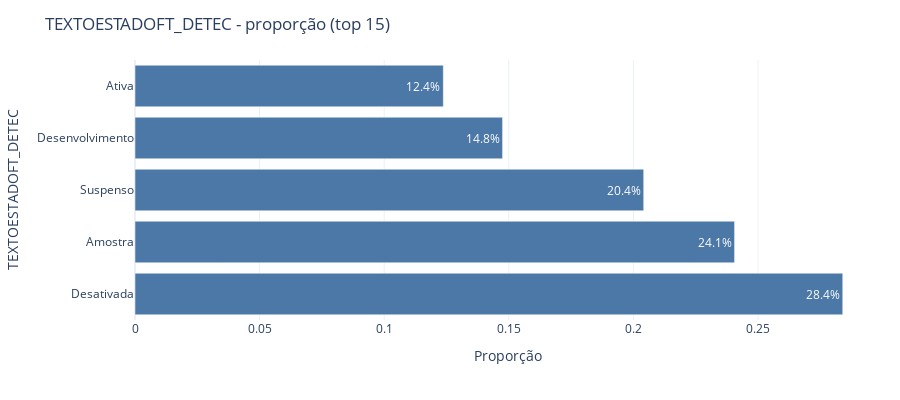
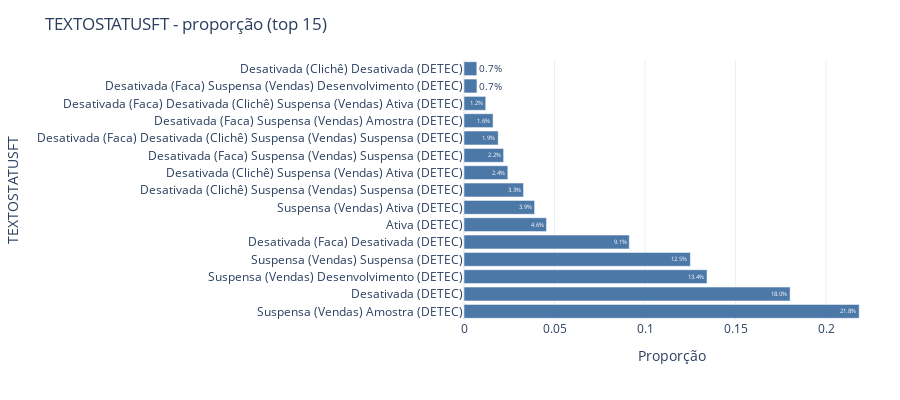
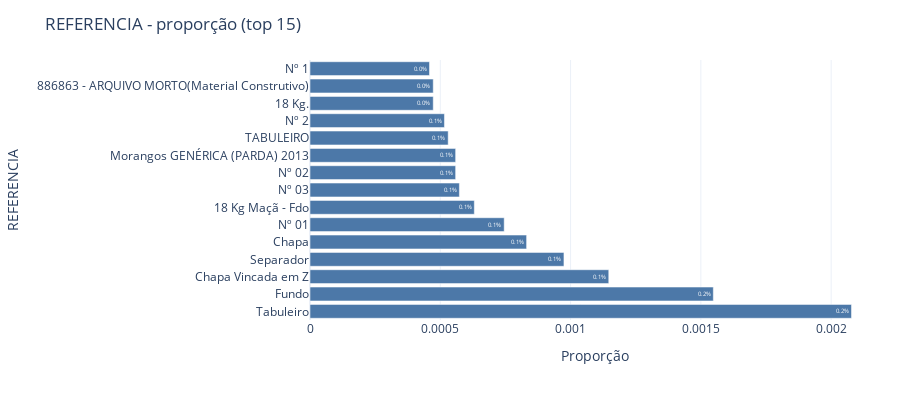
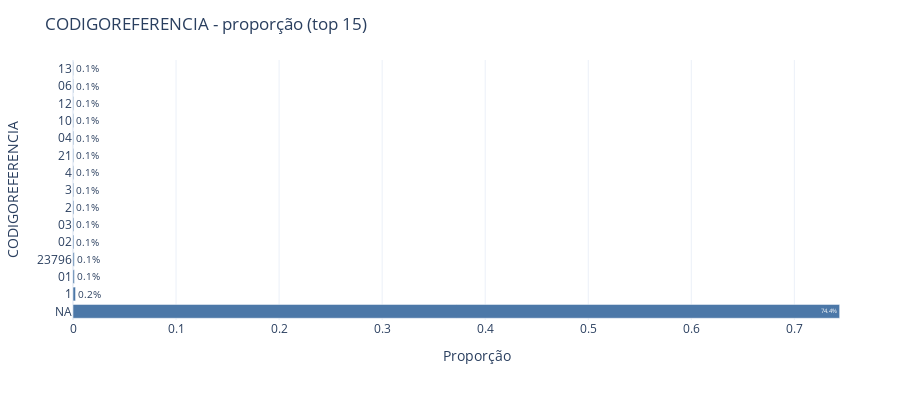

Write notebook code for charts like these, in order.
### Code cell
plot_categorical_bars_plotly(
    df,
    cat_cols,
    top_n=15,
    normalize=True,
    include_na=False,
    sort='count_desc',
    orientation='h',
    save_dir='figs_html',
    file_format='html'
)

### Figure 1 — Plotly figure (JSON) as saved in the notebook; plotly's stock layout.template omitted (floating-point values rounded to 4 significant figures)
{"data": [{"hovertemplate": "prop=%{x}<br>category=%{y}<br>text=%{text}<extra></extra>", "legendgroup": "", "marker": {"color": "#4C78A8", "pattern": {"shape": ""}}, "name": "", "orientation": "h", "showlegend": false, "text": ["28.4%", "24.1%", "20.4%", "14.8%", "12.4%"], "textposition": "auto", "type": "bar", "x": [0.284, 0.2406, 0.2041, 0.1475, 0.1237], "xaxis": "x", "y": ["Desativada", "Amostra", "Suspenso", "Desenvolvimento", "Ativa"], "yaxis": "y"}], "layout": {"barmode": "relative", "height": 400, "legend": {"tracegroupgap": 0}, "margin": {"b": 80, "l": 40, "r": 20, "t": 60}, "title": {"text": "TEXTOESTADOFT_DETEC - proporção (top 15)"}, "width": 900, "xaxis": {"anchor": "y", "domain": [0, 1], "title": {"text": "Proporção"}}, "yaxis": {"anchor": "x", "categoryarray": ["Desativada", "Amostra", "Suspenso", "Desenvolvimento", "Ativa"], "categoryorder": "array", "domain": [0, 1], "title": {"text": "TEXTOESTADOFT_DETEC"}}}}

### Figure 2 — Plotly figure (JSON) as saved in the notebook; plotly's stock layout.template omitted (floating-point values rounded to 4 significant figures)
{"data": [{"hovertemplate": "prop=%{x}<br>category=%{y}<br>text=%{text}<extra></extra>", "legendgroup": "", "marker": {"color": "#4C78A8", "pattern": {"shape": ""}}, "name": "", "orientation": "h", "showlegend": false, "text": ["21.8%", "18.0%", "13.4%", "12.5%", "9.1%", "4.6%", "3.9%", "3.3%", "2.4%", "2.2%", "1.9%", "1.6%", "1.2%", "0.7%", "0.7%"], "textposition": "auto", "type": "bar", "x": [0.2183, 0.1802, 0.1342, 0.125, 0.09129, 0.04558, 0.03901, 0.03289, 0.02422, 0.02188, 0.0189, 0.01605, 0.01201, 0.007152, 0.00708], "xaxis": "x", "y": ["Suspensa (Vendas) Amostra (DETEC)", "Desativada (DETEC)", "Suspensa (Vendas) Desenvolvimento (DETEC)", "Suspensa (Vendas) Suspensa (DETEC)", "Desativada (Faca) Desativada (DETEC)", "Ativa (DETEC)", "Suspensa (Vendas) Ativa (DETEC)", "Desativada (Clichê) Suspensa (Vendas) Suspensa (DETEC)", "Desativada (Clichê) Suspensa (Vendas) Ativa (DETEC)", "Desativada (Faca) Suspensa (Vendas) Suspensa (DETEC)", "Desativada (Faca) Desativada (Clichê) Suspensa (Vendas) Suspensa (DETEC)", "Desativada (Faca) Suspensa (Vendas) Amostra (DETEC)", "Desativada (Faca) Desativada (Clichê) Suspensa (Vendas) Ativa (DETEC)", "Desativada (Faca) Suspensa (Vendas) Desenvolvimento (DETEC)", "Desativada (Clichê) Desativada (DETEC)"], "yaxis": "y"}], "layout": {"barmode": "relative", "height": 400, "legend": {"tracegroupgap": 0}, "margin": {"b": 80, "l": 40, "r": 20, "t": 60}, "title": {"text": "TEXTOSTATUSFT - proporção (top 15)"}, "width": 900, "xaxis": {"anchor": "y", "domain": [0, 1], "title": {"text": "Proporção"}}, "yaxis": {"anchor": "x", "categoryarray": ["Suspensa (Vendas) Amostra (DETEC)", "Desativada (DETEC)", "Suspensa (Vendas) Desenvolvimento (DETEC)", "Suspensa (Vendas) Suspensa (DETEC)", "Desativada (Faca) Desativada (DETEC)", "Ativa (DETEC)", "Suspensa (Vendas) Ativa (DETEC)", "Desativada (Clichê) Suspensa (Vendas) Suspensa (DETEC)", "Desativada (Clichê) Suspensa (Vendas) Ativa (DETEC)", "Desativada (Faca) Suspensa (Vendas) Suspensa (DETEC)", "Desativada (Faca) Desativada (Clichê) Suspensa (Vendas) Suspensa (DETEC)", "Desativada (Faca) Suspensa (Vendas) Amostra (DETEC)", "Desativada (Faca) Desativada (Clichê) Suspensa (Vendas) Ativa (DETEC)", "Desativada (Faca) Suspensa (Vendas) Desenvolvimento (DETEC)", "Desativada (Clichê) Desativada (DETEC)"], "categoryorder": "array", "domain": [0, 1], "title": {"text": "TEXTOSTATUSFT"}}}}

### Figure 3 — Plotly figure (JSON) as saved in the notebook; plotly's stock layout.template omitted (floating-point values rounded to 4 significant figures)
{"data": [{"hovertemplate": "prop=%{x}<br>category=%{y}<br>text=%{text}<extra></extra>", "legendgroup": "", "marker": {"color": "#4C78A8", "pattern": {"shape": ""}}, "name": "", "orientation": "h", "showlegend": false, "text": ["0.2%", "0.2%", "0.1%", "0.1%", "0.1%", "0.1%", "0.1%", "0.1%", "0.1%", "0.1%", "0.1%", "0.1%", "0.0%", "0.0%", "0.0%"], "textposition": "auto", "type": "bar", "x": [0.002078, 0.001548, 0.001147, 0.0009746, 0.0008313, 0.0007453, 0.0006306, 0.0005733, 0.0005589, 0.0005589, 0.0005303, 0.000516, 0.000473, 0.000473, 0.0004586], "xaxis": "x", "y": ["Tabuleiro", "Fundo", "Chapa Vincada em Z", "Separador", "Chapa", "Nº 01", "18 Kg Maçã - Fdo", "Nº 03", "Nº 02", "Morangos GENÉRICA (PARDA) 2013", "TABULEIRO", "Nº 2", "18 Kg.", "886863 - ARQUIVO MORTO(Material Construtivo)", "Nº 1"], "yaxis": "y"}], "layout": {"barmode": "relative", "height": 400, "legend": {"tracegroupgap": 0}, "margin": {"b": 80, "l": 40, "r": 20, "t": 60}, "title": {"text": "REFERENCIA - proporção (top 15)"}, "width": 900, "xaxis": {"anchor": "y", "domain": [0, 1], "title": {"text": "Proporção"}}, "yaxis": {"anchor": "x", "categoryarray": ["Tabuleiro", "Fundo", "Chapa Vincada em Z", "Separador", "Chapa", "Nº 01", "18 Kg Maçã - Fdo", "Nº 03", "Nº 02", "Morangos GENÉRICA (PARDA) 2013", "TABULEIRO", "Nº 2", "18 Kg.", "886863 - ARQUIVO MORTO(Material Construtivo)", "Nº 1"], "categoryorder": "array", "domain": [0, 1], "title": {"text": "REFERENCIA"}}}}

### Figure 4 — Plotly figure (JSON) as saved in the notebook; plotly's stock layout.template omitted (floating-point values rounded to 4 significant figures)
{"data": [{"hovertemplate": "prop=%{x}<br>category=%{y}<br>text=%{text}<extra></extra>", "legendgroup": "", "marker": {"color": "#4C78A8", "pattern": {"shape": ""}}, "name": "", "orientation": "h", "showlegend": false, "text": ["74.4%", "0.2%", "0.1%", "0.1%", "0.1%", "0.1%", "0.1%", "0.1%", "0.1%", "0.1%", "0.1%", "0.1%", "0.1%", "0.1%", "0.1%"], "textposition": "auto", "type": "bar", "x": [0.744, 0.002465, 0.001376, 0.001218, 0.0009029, 0.0008886, 0.0008743, 0.0007309, 0.0006879, 0.0006736, 0.0006736, 0.0006449, 0.0006163, 0.0005733, 0.0005303], "xaxis": "x", "y": ["NA", "1", "01", "23796", "02", "03", "2", "3", "4", "21", "04", "10", "12", "06", "13"], "yaxis": "y"}], "layout": {"barmode": "relative", "height": 400, "legend": {"tracegroupgap": 0}, "margin": {"b": 80, "l": 40, "r": 20, "t": 60}, "title": {"text": "CODIGOREFERENCIA - proporção (top 15)"}, "width": 900, "xaxis": {"anchor": "y", "domain": [0, 1], "title": {"text": "Proporção"}}, "yaxis": {"anchor": "x", "categoryarray": ["NA", "1", "01", "23796", "02", "03", "2", "3", "4", "21", "04", "10", "12", "06", "13"], "categoryorder": "array", "domain": [0, 1], "title": {"text": "CODIGOREFERENCIA"}}}}
